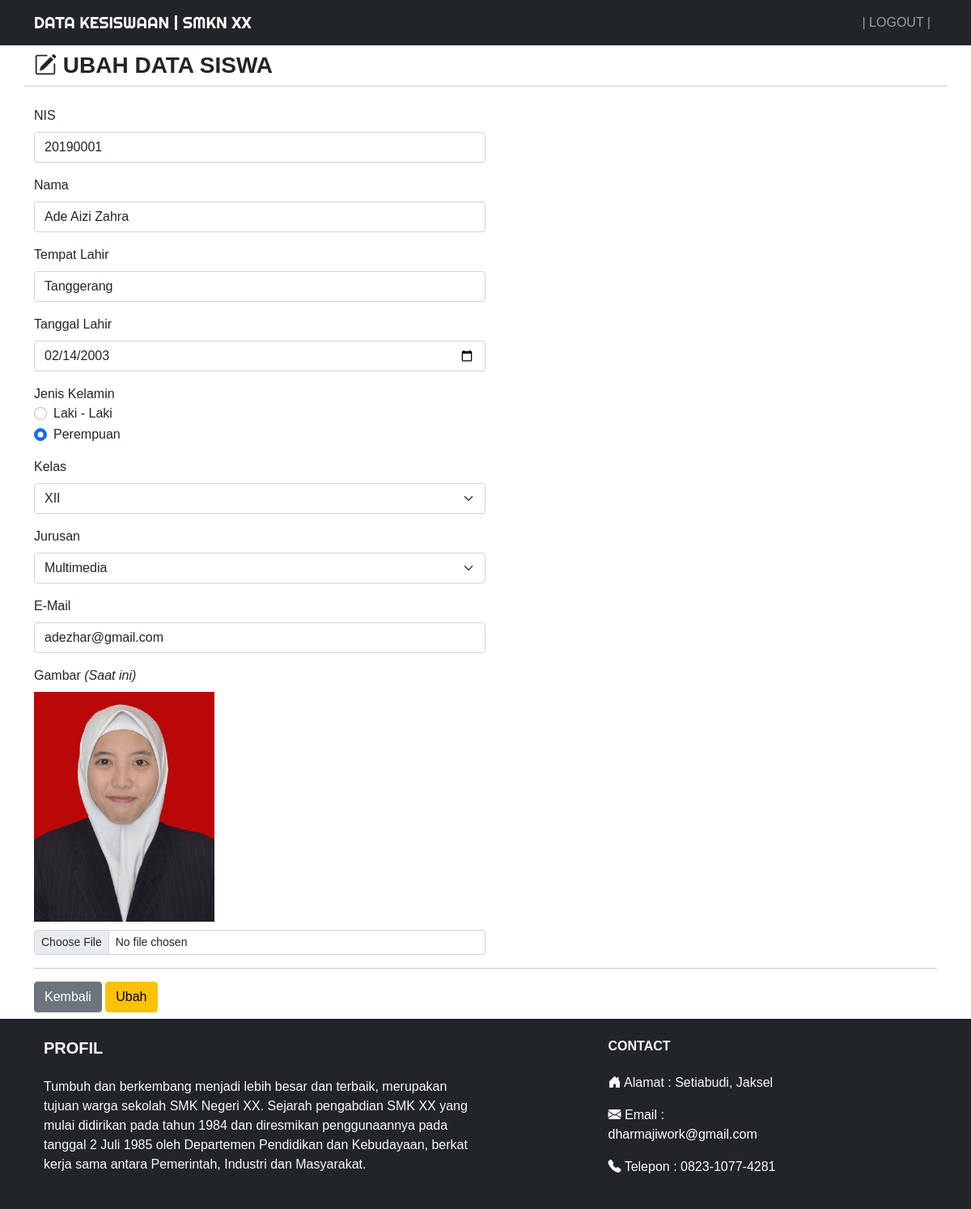
/ubah.php?nis=20190001 (signed in), run on the app's committed database.
### tables this page shows
CREATE TABLE `siswa` (
  `nis` varchar(50) NOT NULL,
  `nama` varchar(255) NOT NULL,
  `tmpt_Lahir` varchar(50) NOT NULL,
  `tgl_Lahir` date NOT NULL,
  `jekel` enum('Laki - Laki','Perempuan') NOT NULL,
  `kelas` enum('X','XI','XII') NOT NULL,
  `jurusan` enum('Teknik Jaringan Akses','Teknik Komputer dan Jaringan','Multimedia','Rekayasa Perangkat Lunak') NOT NULL,
  `email` varchar(255) NOT NULL,
  `gambar` varchar(255) NOT NULL
);

### function.php (called while the page is built, shortened)
<?php
$koneksi = mysqli_connect("localhost", "root", "", "db_kesiswaan");
function query($query)
{
    global $koneksi;
    $result = mysqli_query($koneksi, $query);
    $rows = [];
    while ($row = mysqli_fetch_assoc($result)) {
        $rows[] = $row;
    }
    return $rows;
}

### ubah.php (the view, shortened to what this page needs)
<?php
require 'function.php';
$nis = $_GET['nis'];
$siswa = query("SELECT * FROM siswa WHERE nis = $nis")[0];
?>
<!DOCTYPE html>
<html lang="en">
<head>
    <link href="https://cdn.jsdelivr.net/npm/bootstrap@5.0.0-beta2/dist/css/bootstrap.min.css" rel="stylesheet">
    <link rel="stylesheet" href="https://cdn.jsdelivr.net/npm/bootstrap-icons@1.4.0/font/bootstrap-icons.css">
    <link rel="stylesheet" href="css/style.css">
</head>
<body>
    <nav class="navbar navbar-expand-lg navbar-dark bg-dark text-uppercase">
        <div class="container">
            <a class="navbar-brand" href="index.php">DATA KESISWAAN | SMKN XX</a>
            <div class="collapse navbar-collapse" id="navbarNav">
                <ul class="navbar-nav ms-auto">
                    <li class="nav-item">
                        <a class="nav-link" href="logout.php">| Logout |</a>
                </ul>
            </div>
        </div>
    </nav>
    <div class="container">
        <div class="row my-2">
            <div class="col-md">
                <h3 class="fw-bold text-uppercase"><i class="bi bi-pencil-square"></i>&nbsp;Ubah Data Siswa</h3>
            </div>
            <hr>
        </div>
        <div class="row my-2">
            <div class="col-md">
                <form action="" method="post" enctype="multipart/form-data">
                    <div class="mb-3">
                        <label for="nis" class="form-label">NIS</label>
                        <input type="number" class="form-control w-50" id="nis" value="<?= $siswa['nis']; ?>" name="nis" autocomplete="off" required>
                    </div>
                    <div class="mb-3">
                        <label for="nama" class="form-label">Nama</label>
                        <input type="text" class="form-control w-50" id="nama" value="<?= $siswa['nama']; ?>" name="nama" autocomplete="off" required>
                    </div>
                    <div class="mb-3">
                        <label for="tmpt_Lahir" class="form-label">Tempat Lahir</label>
                        <input type="text" class="form-control w-50" id="tmpt_Lahir" value="<?= $siswa['tmpt_Lahir']; ?>" name="tmpt_Lahir" autocomplete="off" required>
                    </div>
                    <div class="mb-3">
                        <label for="tgl_Lahir" class="form-label">Tanggal Lahir</label>
                        <input type="date" class="form-control w-50" id="tgl_Lahir" value="<?= $siswa['tgl_Lahir']; ?>" name="tgl_Lahir" autocomplete="off" required>
                    </div>
                    <div class="mb-3">
                        <label>Jenis Kelamin</label>
                        <div class="form-check">
                            <input class="form-check-input" type="radio" name="jekel" id="Laki - Laki" value="Laki - Laki" <?php if ($siswa['jekel'] == 'Laki - Laki') { ?> checked='' <?php } ?>>
                            <label class="form-check-label" for="Laki - Laki">Laki - Laki</label>
                        </div>
                        <div class="form-check">
                            <input class="form-check-input" type="radio" name="jekel" id="Perempuan" value="Perempuan" <?php if ($siswa['jekel'] == 'Perempuan') { ?> checked='' <?php } ?>>
                            <label class="form-check-label" for="Perempuan">Perempuan</label>
                        </div>
                    </div>
                    <div class="mb-3">
                        <label for="kelas" class="form-label">Kelas</label>
                        <select class="form-select w-50" id="kelas" name="kelas">
                            <option value="XII" <?php if ($siswa['kelas'] == 'XII') { ?> selected='' <?php } ?>>XII</option>
                        </select>
                    </div>
                    <div class="mb-3">
                        <label for="jurusan" class="form-label">Jurusan</label>
                        <select class="form-select w-50" id="jurusan" name="jurusan">
                            <option value="Multimedia" <?php if ($siswa['jurusan'] == 'Multimedia') { ?> selected='' <?php } ?>>Multimedia</option>
                        </select>
                    </div>
                    <div class="mb-3">
                        <label for="email" class="form-label">E-Mail</label>
                        <input type="email" class="form-control w-50" id="email" value="<?= $siswa['email']; ?>" name="email" autocomplete="off" required>
                    </div>
                    <div class="mb-3">
                        <label for="gambar" class="form-label">Gambar <i>(Saat ini)</i></label> <br>
                        <img src="img/<?= $siswa['gambar']; ?>" width="20%" style="margin-bottom: 10px;">
                        <input class="form-control form-control-sm w-50" id="gambar" name="gambar" type="file">
                    </div>
                    <hr>
                    <a href="index.php" class="btn btn-secondary">Kembali</a>
                    <button type="submit" class="btn btn-warning" name="ubah">Ubah</button>
                </form>
            </div>
        </div>
    </div>
    <footer class="bg-dark text-center text-sm-start text-light">
  <div class="container p-4">
    <div class="row">
      <div class="col-lg-6 col-md-12 mb-4 mb-md-0">
        <h5 class="text-uppercase fw-bold mb-4">Profil</h5>
        <p class="text-sm">
        Tumbuh dan berkembang menjadi lebih besar dan terbaik, merupakan tujuan warga sekolah SMK Negeri XX.
        Sejarah pengabdian SMK XX yang mulai didirikan pada tahun 1984 dan diresmikan penggunaannya pada tanggal
        2 Juli 1985 oleh Departemen Pendidikan dan Kebudayaan, berkat kerja sama antara Pemerintah, Industri dan
        Masyarakat.
        </p>
      </div>
      <div class="col-md-12 col-lg-3 col-xl-3 mx-auto mb-md-0 mb-4">
          <h6 class="text-uppercase fw-bold mb-4">Contact
          </h6>
          <p><i class="bi bi-house-door-fill"></i> <a href="#" target="_blank" style="text-decoration: none;" class="text-light">Alamat : Setiabudi, Jaksel</a></p>
          <p>
          <i class="bi bi-envelope-fill"></i><a href="mailto:dharmajiwork@gmail.com" class="text-decoration-none text-white"> Email : dharmajiwork@gmail.com </a>
          </p>
          <p><i class="bi bi-telephone-fill"></i> Telepon : 0823-1077-4281</p>
        </div>
    </div>
  </div>
</footer>
</body>
</html>

### css/style.css (style rules this page uses)
body { font-family: 'Gill Sans', 'Gill Sans MT', Calibri, 'Trebuchet MS', sans-serif; }
.navbar-brand { font-family: 'Righteous', cursive; }

### data on the page
siswa: nis "20190001", nama "Ade Aizi Zahra", tmpt_Lahir "Tanggerang", tgl_Lahir "02/14/2003", jekel "☐ Laki - Laki", jekel "☑ Perempuan", kelas "XII", jurusan "Multimedia", email "adezhar@gmail.com", gambar (picture)
